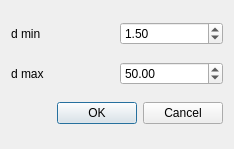
<?xml version="1.0" encoding="UTF-8"?>
<ui version="4.0">
 <class>ResolutionCutoffDialog</class>
 <widget class="QDialog" name="ResolutionCutoffDialog">
  <property name="geometry">
   <rect>
    <x>0</x>
    <y>0</y>
    <width>234</width>
    <height>149</height>
   </rect>
  </property>
  <property name="windowTitle">
   <string>Dialog</string>
  </property>
  <layout class="QGridLayout" name="gridLayout">
   <item row="0" column="0">
    <widget class="QLabel" name="label">
     <property name="text">
      <string>d min</string>
     </property>
    </widget>
   </item>
   <item row="0" column="1">
    <widget class="QDoubleSpinBox" name="dMinSpinBox">
     <property name="maximum">
      <double>1000.000000000000000</double>
     </property>
     <property name="singleStep">
      <double>0.010000000000000</double>
     </property>
     <property name="value">
      <double>1.500000000000000</double>
     </property>
    </widget>
   </item>
   <item row="1" column="0">
    <widget class="QLabel" name="label_2">
     <property name="text">
      <string>d max</string>
     </property>
    </widget>
   </item>
   <item row="1" column="1">
    <widget class="QDoubleSpinBox" name="dMaxSpinBox">
     <property name="maximum">
      <double>1000.000000000000000</double>
     </property>
     <property name="singleStep">
      <double>0.010000000000000</double>
     </property>
     <property name="value">
      <double>50.000000000000000</double>
     </property>
    </widget>
   </item>
   <item row="2" column="0" colspan="2">
    <widget class="QDialogButtonBox" name="buttonBox">
     <property name="orientation">
      <enum>Qt::Horizontal</enum>
     </property>
     <property name="standardButtons">
      <set>QDialogButtonBox::Cancel|QDialogButtonBox::Ok</set>
     </property>
    </widget>
   </item>
  </layout>
 </widget>
 <resources/>
 <connections>
  <connection>
   <sender>buttonBox</sender>
   <signal>accepted()</signal>
   <receiver>ResolutionCutoffDialog</receiver>
   <slot>accept()</slot>
   <hints>
    <hint type="sourcelabel">
     <x>248</x>
     <y>254</y>
    </hint>
    <hint type="destinationlabel">
     <x>157</x>
     <y>274</y>
    </hint>
   </hints>
  </connection>
  <connection>
   <sender>buttonBox</sender>
   <signal>rejected()</signal>
   <receiver>ResolutionCutoffDialog</receiver>
   <slot>reject()</slot>
   <hints>
    <hint type="sourcelabel">
     <x>316</x>
     <y>260</y>
    </hint>
    <hint type="destinationlabel">
     <x>286</x>
     <y>274</y>
    </hint>
   </hints>
  </connection>
 </connections>
</ui>
